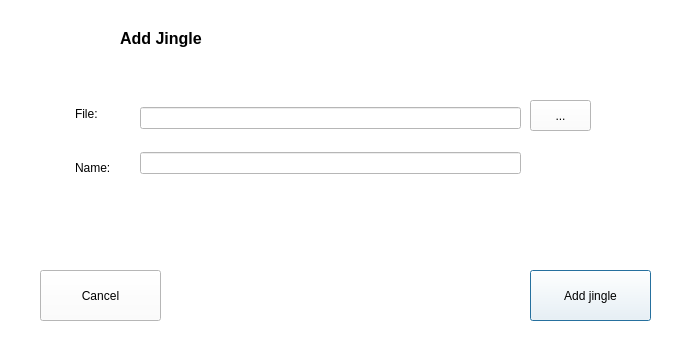
<?xml version="1.0" encoding="UTF-8"?>
<ui version="4.0">
 <class>addJingle</class>
 <widget class="QDialog" name="addJingle">
  <property name="geometry">
   <rect>
    <x>0</x>
    <y>0</y>
    <width>699</width>
    <height>343</height>
   </rect>
  </property>
  <property name="windowTitle">
   <string>Add a Jingle</string>
  </property>
  <property name="styleSheet">
   <string notr="true">background-color: rgb(255, 255, 255);</string>
  </property>
  <widget class="QPushButton" name="pushButton">
   <property name="geometry">
    <rect>
     <x>530</x>
     <y>270</y>
     <width>121</width>
     <height>51</height>
    </rect>
   </property>
   <property name="text">
    <string>Add jingle</string>
   </property>
  </widget>
  <widget class="QToolButton" name="toolButton">
   <property name="geometry">
    <rect>
     <x>530</x>
     <y>100</y>
     <width>61</width>
     <height>31</height>
    </rect>
   </property>
   <property name="text">
    <string>...</string>
   </property>
  </widget>
  <widget class="QLabel" name="label">
   <property name="geometry">
    <rect>
     <x>120</x>
     <y>30</y>
     <width>201</width>
     <height>17</height>
    </rect>
   </property>
   <property name="font">
    <font>
     <pointsize>12</pointsize>
     <weight>75</weight>
     <bold>true</bold>
    </font>
   </property>
   <property name="text">
    <string>Add Jingle</string>
   </property>
  </widget>
  <widget class="QLabel" name="label_9">
   <property name="geometry">
    <rect>
     <x>50</x>
     <y>10</y>
     <width>51</width>
     <height>51</height>
    </rect>
   </property>
   <property name="text">
    <string/>
   </property>
   <property name="pixmap">
    <pixmap>../../../../usr/share/icons/Mint-X/mimetypes/48/application-ogg.png</pixmap>
   </property>
  </widget>
  <widget class="QWidget" name="layoutWidget">
   <property name="geometry">
    <rect>
     <x>75</x>
     <y>90</y>
     <width>61</width>
     <height>101</height>
    </rect>
   </property>
   <layout class="QVBoxLayout" name="verticalLayout">
    <item>
     <widget class="QLabel" name="label_2">
      <property name="text">
       <string>File:</string>
      </property>
     </widget>
    </item>
    <item>
     <widget class="QLabel" name="label_3">
      <property name="text">
       <string>Name:</string>
      </property>
     </widget>
    </item>
   </layout>
  </widget>
  <widget class="QWidget" name="layoutWidget_2">
   <property name="geometry">
    <rect>
     <x>140</x>
     <y>90</y>
     <width>381</width>
     <height>101</height>
    </rect>
   </property>
   <layout class="QVBoxLayout" name="verticalLayout_2">
    <item>
     <widget class="QLineEdit" name="txt_file"/>
    </item>
    <item>
     <widget class="QLineEdit" name="txt_name"/>
    </item>
   </layout>
  </widget>
  <widget class="QPushButton" name="pushButton_2">
   <property name="geometry">
    <rect>
     <x>40</x>
     <y>270</y>
     <width>121</width>
     <height>51</height>
    </rect>
   </property>
   <property name="text">
    <string>Cancel</string>
   </property>
  </widget>
 </widget>
 <resources/>
 <connections/>
</ui>
